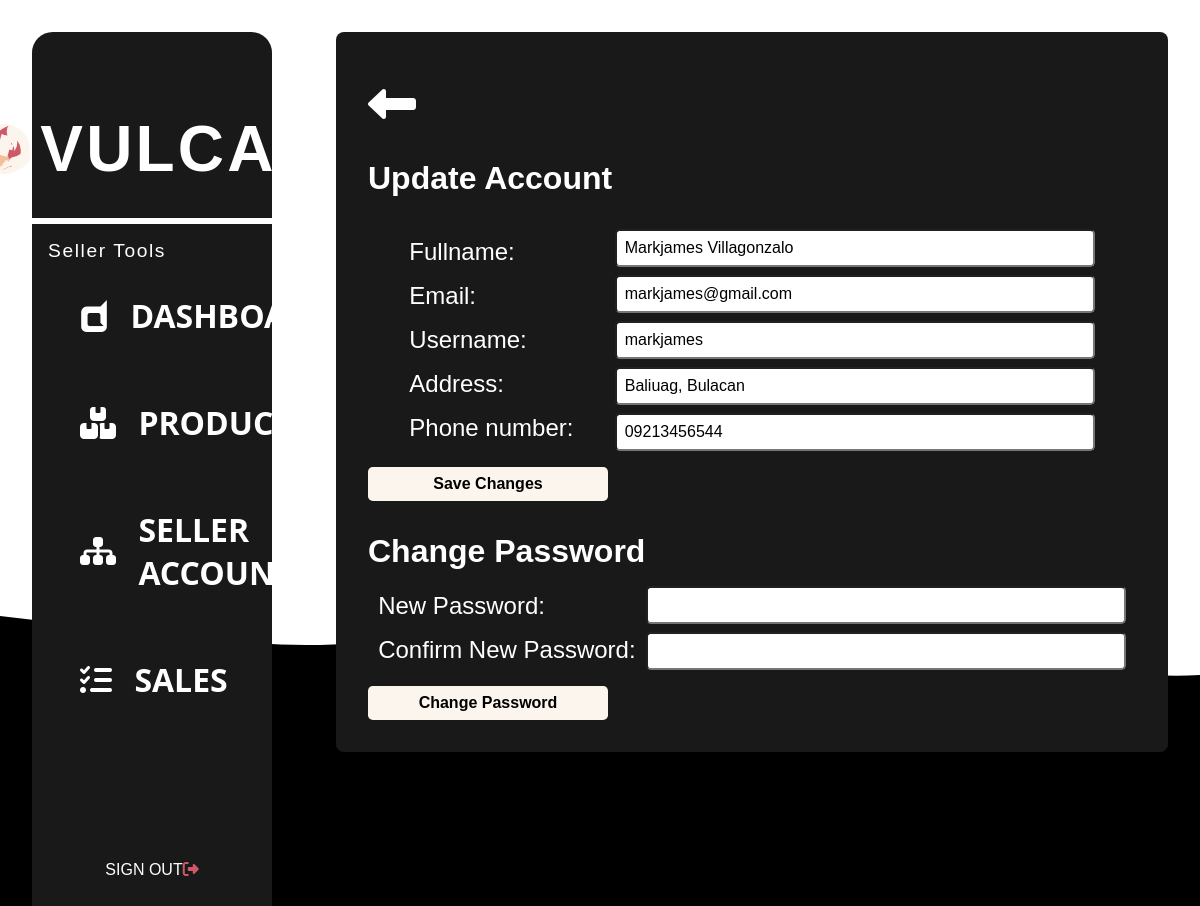
Screenshot of /php/seller.php?id=18 with the database file from the repository.
### tables this page shows
CREATE TABLE `tbusers` (
  `user_id` int(11) NOT NULL,
  `user_fullName` varchar(255) NOT NULL,
  `user_username` varchar(255) NOT NULL,
  `user_password` varchar(255) NOT NULL,
  `user_email` varchar(255) NOT NULL,
  `user_contactNo` varchar(255) NOT NULL,
  `user_address` varchar(255) NOT NULL,
  `acc_type` varchar(255) NOT NULL
);

### php/seller.php (the view, shortened to what this page needs)
<?php
include("conn.php");
if (isset($_GET['id'])) {
    $userID = $_GET['id'];
    $user_query = "SELECT `user_id`, `user_fullName`, `user_username`, `user_password`, `user_email`, `user_contactNo`, `user_address`, `acc_type` FROM `tbusers` WHERE `user_id` = " . $userID;
    $result = $conn->query($user_query);
    if ($result->num_rows > 0) {
        $userData = $result->fetch_assoc();
    }
}
?>
<!DOCTYPE html>
<html lang="en">
<head>
    <link rel="stylesheet" href="../styles/seller.css">
</head>
<body>
<div class="seller-container">
        <?php include("../php/dashboard.php"); ?>
        <div class="form-container">
        <div class="back">
         <a href="seller-account.php"><i class="fa-solid fa-left-long"></i></a>
         </div>
            <h1 class="title">Update Account</h1>
            <form method="POST" class="first-form" enctype="multipart/form-data">
                <div class="data">
                    <div class="labels">
                        <label for="txt-fullname">Fullname:</label>
                        <label for="txt-email">Email:</label>
                        <label for="txt-username">Username:</label>
                        <label for="txt-address">Address:</label>
                        <label for="txt-phonenumber">Phone number:</label>
                    </div>
                    <div class="inputs">
                        <input type="text" name="txt-fullname" id="txt-fullname" value="<?php echo isset($userData['user_fullName']) ? $userData['user_fullName'] : ''; ?>" required>
                        <input type="text" name="txt-email" id="txt-email" value="<?php echo isset($userData['user_email']) ? $userData['user_email'] : ''; ?>" required>
                        <input type="text" name="txt-username" id="txt-username" value="<?php echo isset($userData['user_username']) ? $userData['user_username'] : ''; ?>" required>
                        <input type="text" name="txt-address" id="txt-address" value="<?php echo isset($userData['user_address']) ? $userData['user_address'] : ''; ?>" required>
                        <input type="text" name="txt-phonenumber" id="txt-phonenumber" value="<?php echo isset($userData['user_contactNo']) ? $userData['user_contactNo'] : ''; ?>" required>
                    </div>
                </div>
                <input type="submit" name="change-info" id="change-info" value="Save Changes">
            </form>
            <form method="POST" class="second-form">
            <h1 class="title">Change Password</h1>
                <div class="data">
                    <div class="labels">
                        <label for="txt-password">New Password:</label>
                        <label for="txt-confirmpassword">Confirm New Password:</label>
                    </div>
                    <div class="inputs">
                        <input type="password" name="txt-password" id="txt-password" required>
                        <input type="password" name="txt-confirmpassword" id="txt-confirmpassword" required>
                    </div>
                </div>
                <input type="submit" name="change-pass" id="change-pass" value="Change Password">
            </form>
        </div>
    </div>
</body>
</html>

### styles/seller.css (style rules this page uses)
* { padding: 0; margin: 0; box-sizing: border-box; font-family: "poppins", sans-serif; }
body { background-image: url("../assets/imgs/wave-bg.svg"); background-repeat: no-repeat; background-size: cover; }
.title { color: #ffffff; font-size: 2rem; }
.seller-container { display: flex; }
.form-container { background-color: #191919; padding: 2rem; margin: 2rem; width: 75%; height: 40%; display: flex; flex-direction: column; gap: 2rem; border-radius: 0.5rem; }
.form-container form { display: flex; flex-direction: column; gap: 1rem; }
.data { display: flex; align-items: center; justify-content: space-evenly; }
.labels { display: flex; flex-direction: column; gap: 1rem; }
.labels label { color: #ffffff; font-size: 1.5rem; }
.inputs { display: flex; flex-direction: column; gap: 0.5rem; }
.inputs input { font-size: 1rem; width: 30rem; padding: 0.5rem; border-radius: 0.3rem; }
#change-info { width: 15rem; padding: 0.5rem; border-radius: 0.3rem; font-size: 1rem; font-weight: bold; border: none; transition: 0.2s; background-color: #fcf5ed; }
#change-pass { width: 15rem; padding: 0.5rem; border-radius: 0.3rem; font-size: 1rem; font-weight: bold; border: none; transition: 0.2s; background-color: #fcf5ed; }
.back { margin-top: 1rem; }
.back a { color: #ffffff; text-decoration: none; }
.back i { font-size: 3rem; transition: 0.2s; }

### styles/dashboard.css (style rules this page uses)
* { padding: 0; margin: 0; box-sizing: border-box; }

### rows the page displays
tbusers: txt-fullname "Markjames Villagonzalo", txt-email "markjames@gmail.com", txt-username "markjames", txt-address "Baliuag, Bulacan", txt-phonenumber "09213456544"
